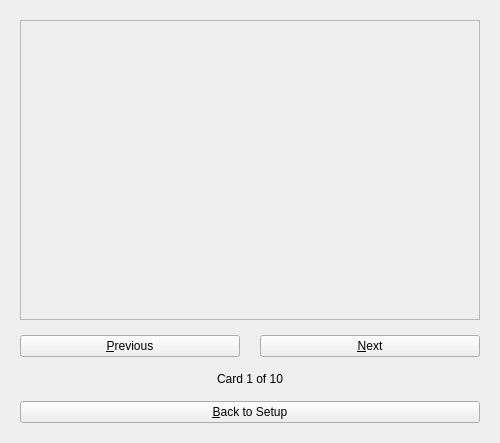
<?xml version="1.0" encoding="UTF-8"?>
<ui version="4.0">
 <class>FlashcardDisplayWidget</class>
 <widget class="QWidget" name="FlashcardDisplayWidget">
  <property name="geometry">
   <rect>
    <x>0</x>
    <y>0</y>
    <width>500</width>
    <height>400</height>
   </rect>
  </property>
  <layout class="QVBoxLayout" name="verticalLayout">
   <property name="spacing">
    <number>15</number>
   </property>
   <property name="margin">
    <number>20</number>
   </property>
   <item>
    <widget class="QFrame" name="cardFrame">
     <property name="minimumSize">
      <size>
       <width>400</width>
       <height>300</height>
      </size>
     </property>
     <property name="frameShape">
      <enum>QFrame::StyledPanel</enum>
     </property>
     <property name="frameShadow">
      <enum>QFrame::Raised</enum>
     </property>
     <property name="cursor">
      <cursorShape>PointingHandCursor</cursorShape>
     </property>
    </widget>
   </item>
   <item>
    <layout class="QHBoxLayout" name="buttonLayout">
     <property name="spacing">
      <number>20</number>
     </property>
     <item>
      <widget class="QPushButton" name="prevButton">
       <property name="text">
        <string>&amp;Previous</string>
       </property>
      </widget>
     </item>
     <item>
      <widget class="QPushButton" name="nextButton">
       <property name="text">
        <string>&amp;Next</string>
       </property>
      </widget>
     </item>
    </layout>
   </item>
   <item>
    <widget class="QLabel" name="statusLabel">
     <property name="text">
      <string>Card 1 of 10</string>
     </property>
     <property name="alignment">
      <set>Qt::AlignCenter</set>
     </property>
    </widget>
   </item>
   <item>
    <widget class="QPushButton" name="backButton">
     <property name="text">
      <string>&amp;Back to Setup</string>
     </property>
    </widget>
   </item>
  </layout>
 </widget>
 <resources/>
 <connections/>
</ui>
